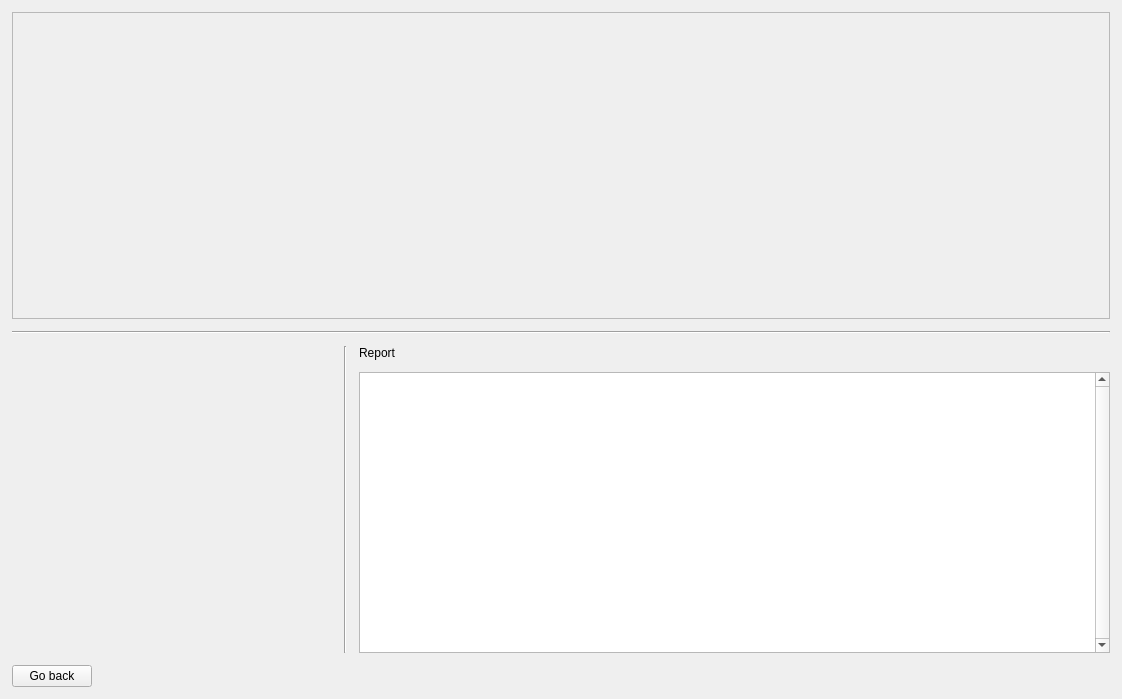
<?xml version="1.0" encoding="UTF-8"?>
<ui version="4.0">
 <class>CTResultView</class>
 <widget class="QWidget" name="CTResultView">
  <property name="geometry">
   <rect>
    <x>0</x>
    <y>0</y>
    <width>1122</width>
    <height>699</height>
   </rect>
  </property>
  <property name="windowTitle">
   <string>Result module</string>
  </property>
  <layout class="QVBoxLayout" name="verticalLayout_3" stretch="0,0,0,0,0">
   <property name="spacing">
    <number>12</number>
   </property>
   <property name="margin">
    <number>12</number>
   </property>
   <item>
    <widget class="QScrollArea" name="scrollArea_2">
     <property name="widgetResizable">
      <bool>true</bool>
     </property>
     <widget class="QWidget" name="scrollAreaWidgetContents">
      <property name="geometry">
       <rect>
        <x>0</x>
        <y>0</y>
        <width>1096</width>
        <height>295</height>
       </rect>
      </property>
      <layout class="QVBoxLayout" name="verticalLayout_5">
       <item>
        <widget class="CTGraphViewer" name="qwt_graphviewer" native="true"/>
       </item>
      </layout>
     </widget>
    </widget>
   </item>
   <item>
    <layout class="QVBoxLayout" name="status_bar_layout"/>
   </item>
   <item>
    <widget class="Line" name="line">
     <property name="orientation">
      <enum>Qt::Horizontal</enum>
     </property>
    </widget>
   </item>
   <item>
    <layout class="QHBoxLayout" name="horizontalLayout_3" stretch="0,0,0">
     <item>
      <widget class="CTVideoView" name="qwgVideoView" native="true">
       <property name="sizePolicy">
        <sizepolicy hsizetype="Preferred" vsizetype="Preferred">
         <horstretch>0</horstretch>
         <verstretch>0</verstretch>
        </sizepolicy>
       </property>
       <property name="minimumSize">
        <size>
         <width>320</width>
         <height>240</height>
        </size>
       </property>
       <property name="maximumSize">
        <size>
         <width>720</width>
         <height>820</height>
        </size>
       </property>
      </widget>
     </item>
     <item>
      <widget class="Line" name="line_2">
       <property name="orientation">
        <enum>Qt::Vertical</enum>
       </property>
      </widget>
     </item>
     <item>
      <layout class="QVBoxLayout" name="verticalLayout" stretch="0,0">
       <item>
        <widget class="QLabel" name="notesLabel">
         <property name="sizePolicy">
          <sizepolicy hsizetype="Preferred" vsizetype="Preferred">
           <horstretch>0</horstretch>
           <verstretch>0</verstretch>
          </sizepolicy>
         </property>
         <property name="text">
          <string>Report</string>
         </property>
        </widget>
       </item>
       <item>
        <widget class="QPlainTextEdit" name="notesText">
         <property name="enabled">
          <bool>true</bool>
         </property>
         <property name="sizePolicy">
          <sizepolicy hsizetype="MinimumExpanding" vsizetype="MinimumExpanding">
           <horstretch>0</horstretch>
           <verstretch>0</verstretch>
          </sizepolicy>
         </property>
         <property name="verticalScrollBarPolicy">
          <enum>Qt::ScrollBarAlwaysOn</enum>
         </property>
         <property name="horizontalScrollBarPolicy">
          <enum>Qt::ScrollBarAlwaysOff</enum>
         </property>
         <property name="readOnly">
          <bool>true</bool>
         </property>
        </widget>
       </item>
      </layout>
     </item>
    </layout>
   </item>
   <item>
    <layout class="QHBoxLayout" name="horizontalLayout">
     <item>
      <widget class="QPushButton" name="goBackButton">
       <property name="text">
        <string>Go back</string>
       </property>
      </widget>
     </item>
     <item>
      <spacer name="horizontalSpacer">
       <property name="orientation">
        <enum>Qt::Horizontal</enum>
       </property>
       <property name="sizeHint" stdset="0">
        <size>
         <width>10</width>
         <height>10</height>
        </size>
       </property>
      </spacer>
     </item>
    </layout>
   </item>
  </layout>
 </widget>
 <customwidgets>
  <customwidget>
   <class>CTVideoView</class>
   <extends>QWidget</extends>
   <header>ct_videoview.h</header>
   <container>1</container>
  </customwidget>
  <customwidget>
   <class>CTGraphViewer</class>
   <extends>QWidget</extends>
   <header location="global">ct_graphviewer.h</header>
   <container>1</container>
  </customwidget>
 </customwidgets>
 <resources/>
 <connections/>
</ui>
